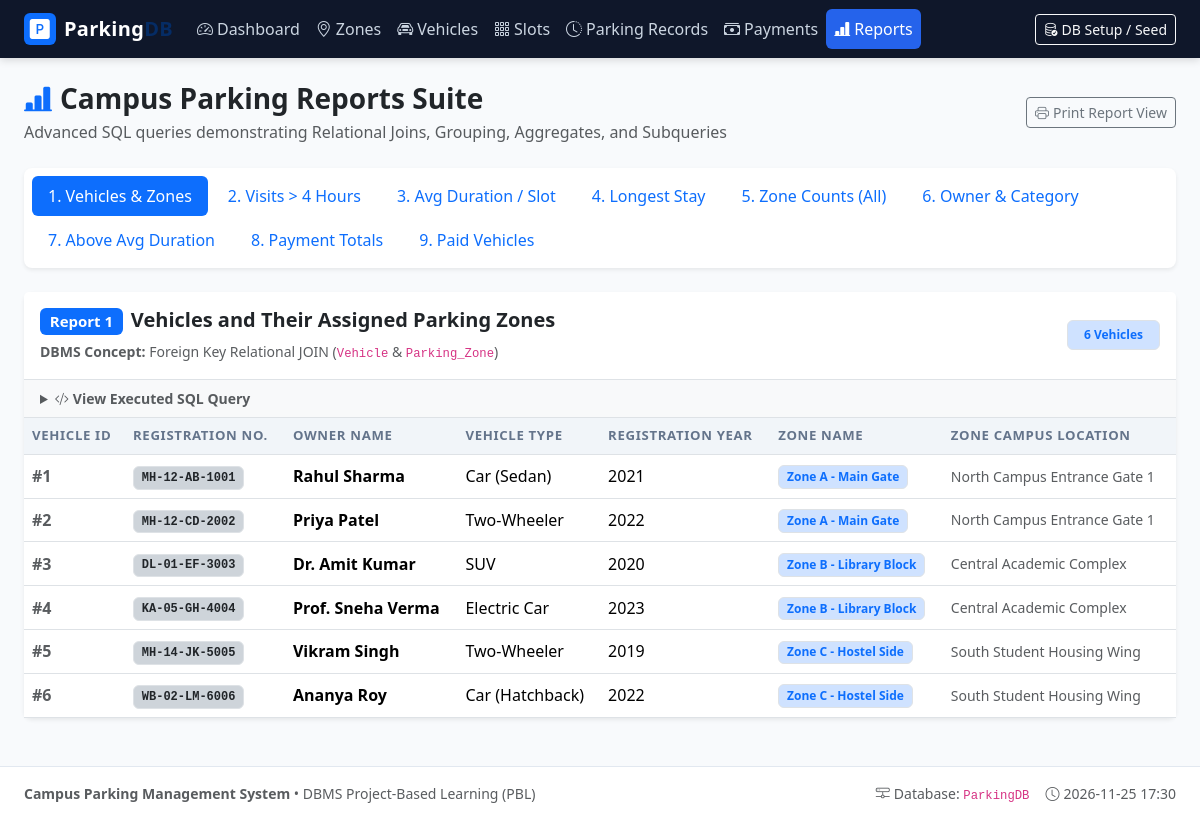
The app's page /reports.php with its own data.
### tables this page shows
CREATE TABLE `Vehicle` (
    `vehicle_id` INT AUTO_INCREMENT PRIMARY KEY,
    `owner_name` VARCHAR(100) NOT NULL,
    `vehicle_number` VARCHAR(20) NOT NULL UNIQUE,
    `vehicle_type` VARCHAR(20) NULL,
    `registration_year` INT NULL,
    `zone_id` INT NULL,
    CONSTRAINT `fk_vehicle_zone` FOREIGN KEY (`zone_id`) 
        REFERENCES `Parking_Zone` (`zone_id`) 
        ON DELETE RESTRICT ON UPDATE CASCADE
);

CREATE TABLE `Parking_Zone` (
    `zone_id` INT AUTO_INCREMENT PRIMARY KEY,
    `zone_name` VARCHAR(50) NOT NULL UNIQUE,
    `location` VARCHAR(50) NULL
);

### includes/functions.php (called while the page is built, shortened)
<?php
function sanitize(mixed $data): string {
    return htmlspecialchars((string)($data ?? ''), ENT_QUOTES, 'UTF-8');
}

### reports.php (the view, shortened to what this page needs)
<?php
require_once __DIR__ . '/includes/header.php';
$activeReport = $_GET['tab'] ?? 'rep1';
$rep1Sql = "
    SELECT v.vehicle_id, v.vehicle_number, v.owner_name, v.vehicle_type, v.registration_year,
           z.zone_id, z.zone_name, z.location
    FROM Vehicle v
    LEFT JOIN Parking_Zone z ON v.zone_id = z.zone_id
    ORDER BY z.zone_name ASC, v.vehicle_number ASC
";
$rep1 = $pdo->query($rep1Sql)->fetchAll();
?>
<div class="row mb-4 align-items-center">
    <div class="col-md-8">
        <h2 class="h3 fw-bold text-dark mb-1">
            <i class="bi bi-bar-chart-line-fill text-primary me-2"></i>Campus Parking Reports Suite
        </h2>
        <p class="text-muted mb-0">Advanced SQL queries demonstrating Relational Joins, Grouping, Aggregates, and Subqueries</p>
    </div>
    <div class="col-md-4 text-md-end mt-3 mt-md-0">
        <button class="btn btn-outline-secondary btn-sm" onclick="window.print()">
            <i class="bi bi-printer me-1"></i>Print Report View
        </button>
    </div>
</div>
<div class="card border-0 shadow-sm mb-4">
    <div class="card-body p-2">
        <ul class="nav nav-pills flex-column flex-md-row gap-1" id="reportTabs" role="tablist">
            <li class="nav-item">
                <a class="nav-link <?= $activeReport === 'rep1' ? 'active' : '' ?>" href="reports.php?tab=rep1">
                    1. Vehicles &amp; Zones
                </a>
            </li>
            <li class="nav-item">
                <a class="nav-link <?= $activeReport === 'rep2' ? 'active' : '' ?>" href="reports.php?tab=rep2">
                    2. Visits &gt; 4 Hours
                </a>
            </li>
            <li class="nav-item">
                <a class="nav-link <?= $activeReport === 'rep3' ? 'active' : '' ?>" href="reports.php?tab=rep3">
                    3. Avg Duration / Slot
                </a>
            </li>
            <li class="nav-item">
                <a class="nav-link <?= $activeReport === 'rep4' ? 'active' : '' ?>" href="reports.php?tab=rep4">
                    4. Longest Stay
                </a>
            </li>
            <li class="nav-item">
                <a class="nav-link <?= $activeReport === 'rep5' ? 'active' : '' ?>" href="reports.php?tab=rep5">
                    5. Zone Counts (All)
                </a>
            </li>
            <li class="nav-item">
                <a class="nav-link <?= $activeReport === 'rep6' ? 'active' : '' ?>" href="reports.php?tab=rep6">
                    6. Owner &amp; Category
                </a>
            </li>
            <li class="nav-item">
                <a class="nav-link <?= $activeReport === 'rep7' ? 'active' : '' ?>" href="reports.php?tab=rep7">
                    7. Above Avg Duration
                </a>
            </li>
            <li class="nav-item">
                <a class="nav-link <?= $activeReport === 'rep8' ? 'active' : '' ?>" href="reports.php?tab=rep8">
                    8. Payment Totals
                </a>
            </li>
            <li class="nav-item">
                <a class="nav-link <?= $activeReport === 'rep9' ? 'active' : '' ?>" href="reports.php?tab=rep9">
                    9. Paid Vehicles
                </a>
            </li>
        </ul>
    </div>
</div>
<?php if ($activeReport === 'rep1'): ?>
    <div class="card border-0 shadow-sm mb-4">
        <div class="card-header bg-white py-3 border-bottom d-flex justify-content-between align-items-center">
            <div>
                <h5 class="card-title mb-1 fw-bold text-dark">
                    <span class="badge bg-primary me-2">Report 1</span>Vehicles and Their Assigned Parking Zones
                </h5>
                <span class="text-muted small"><strong>DBMS Concept:</strong> Foreign Key Relational JOIN (<code>Vehicle</code> &amp; <code>Parking_Zone</code>)</span>
            </div>
            <span class="badge bg-primary-subtle text-primary border px-3 py-2"><?= count($rep1) ?> Vehicles</span>
        </div>
        <div class="card-body border-bottom bg-light py-2">
            <details>
                <summary class="small text-muted fw-semibold" style="cursor: pointer;"><i class="bi bi-code-slash me-1"></i>View Executed SQL Query</summary>
            </details>
        </div>
        <div class="table-responsive">
            <table class="table table-hover align-middle mb-0">
                <thead>
                    <tr>
                        <th>Vehicle ID</th>
                        <th>Registration No.</th>
                        <th>Owner Name</th>
                        <th>Vehicle Type</th>
                        <th>Registration Year</th>
                        <th>Zone Name</th>
                        <th>Zone Campus Location</th>
                    </tr>
                </thead>
                <tbody>
                    <?php if (empty($rep1)): ?>
                        <tr><td colspan="7" class="text-center text-muted py-4">No vehicles found.</td></tr>
                    <?php else: ?>
                        <?php foreach ($rep1 as $row): ?>
                            <tr>
                                <td class="fw-bold text-muted">#<?= sanitize((string)$row['vehicle_id']) ?></td>
                                <td><span class="badge bg-dark-subtle text-dark border font-monospace"><?= sanitize($row['vehicle_number']) ?></span></td>
                                <td><strong><?= sanitize($row['owner_name']) ?></strong></td>
                                <td><?= sanitize($row['vehicle_type'] ?: '-') ?></td>
                                <td><?= sanitize((string)($row['registration_year'] ?: '-')) ?></td>
                                <td>
                                    <?php if ($row['zone_name']): ?>
                                        <span class="badge bg-primary-subtle text-primary border"><?= sanitize($row['zone_name']) ?></span>
                                    <?php else: ?>
                                        <span class="badge bg-light text-muted border">None Assigned</span>
                                    <?php endif; ?>
                                </td>
                                <td class="text-muted small"><?= sanitize($row['location'] ?: 'Campus') ?></td>
                            </tr>
                        <?php endforeach; ?>
                    <?php endif; ?>
                </tbody>
            </table>
        </div>
    </div>
<?php endif; ?>
<?php require_once __DIR__ . '/includes/footer.php'; ?>

### assets/css/style.css (style rules this page uses)
:root { --primary-color: #2563eb; --primary-hover: #1d4ed8; --secondary-color: #475569; --success-color: #10b981; --warning-color: #f59e0b; --danger-color: #ef4444; --sidebar-bg: #0f172a; --sidebar-color: #cbd5e1; --card-shadow: 0 4px 6px -1px rgba(0, 0, 0, 0.07), 0 2px 4px -2px rgba(0, 0, 0, 0.05); }
body { background-color: #f8fafc; color: #1e293b; font-family: system-ui, -apple-system, "Segoe UI", Roboto, Helvetica, Arial, sans-serif; min-height: 100vh; display: flex; flex-direction: column; }
.card { border-radius: 0.5rem; box-shadow: var(--card-shadow); border: 1px solid #e2e8f0; }
.table th { font-size: 0.825rem; text-transform: uppercase; letter-spacing: 0.05em; color: #64748b; background-color: #f1f5f9; vertical-align: middle; }
.table td { vertical-align: middle; }
.badge { font-weight: 600; padding: 0.4em 0.65em; }

### records on screen
vehicle: vehicle_id "1", vehicle_number "MH-12-AB-1001", owner_name "Rahul Sharma", vehicle_type "Car (Sedan)", registration_year "2021", zone.zone_name "Zone A - Main Gate", zone.location "North Campus Entrance Gate 1"
vehicle: vehicle_id "2", vehicle_number "MH-12-CD-2002", owner_name "Priya Patel", vehicle_type "Two-Wheeler", registration_year "2022", zone.zone_name "Zone A - Main Gate", zone.location "North Campus Entrance Gate 1"
vehicle: vehicle_id "3", vehicle_number "DL-01-EF-3003", owner_name "Dr. Amit Kumar", vehicle_type "SUV", registration_year "2020", zone.zone_name "Zone B - Library Block", zone.location "Central Academic Complex"
vehicle: vehicle_id "4", vehicle_number "KA-05-GH-4004", owner_name "Prof. Sneha Verma", vehicle_type "Electric Car", registration_year "2023", zone.zone_name "Zone B - Library Block", zone.location "Central Academic Complex"
vehicle: vehicle_id "5", vehicle_number "MH-14-JK-5005", owner_name "Vikram Singh", vehicle_type "Two-Wheeler", registration_year "2019", zone.zone_name "Zone C - Hostel Side", zone.location "South Student Housing Wing"
vehicle: vehicle_id "6", vehicle_number "WB-02-LM-6006", owner_name "Ananya Roy", vehicle_type "Car (Hatchback)", registration_year "2022", zone.zone_name "Zone C - Hostel Side", zone.location "South Student Housing Wing"

### other values on screen
count($rep1) "6"
